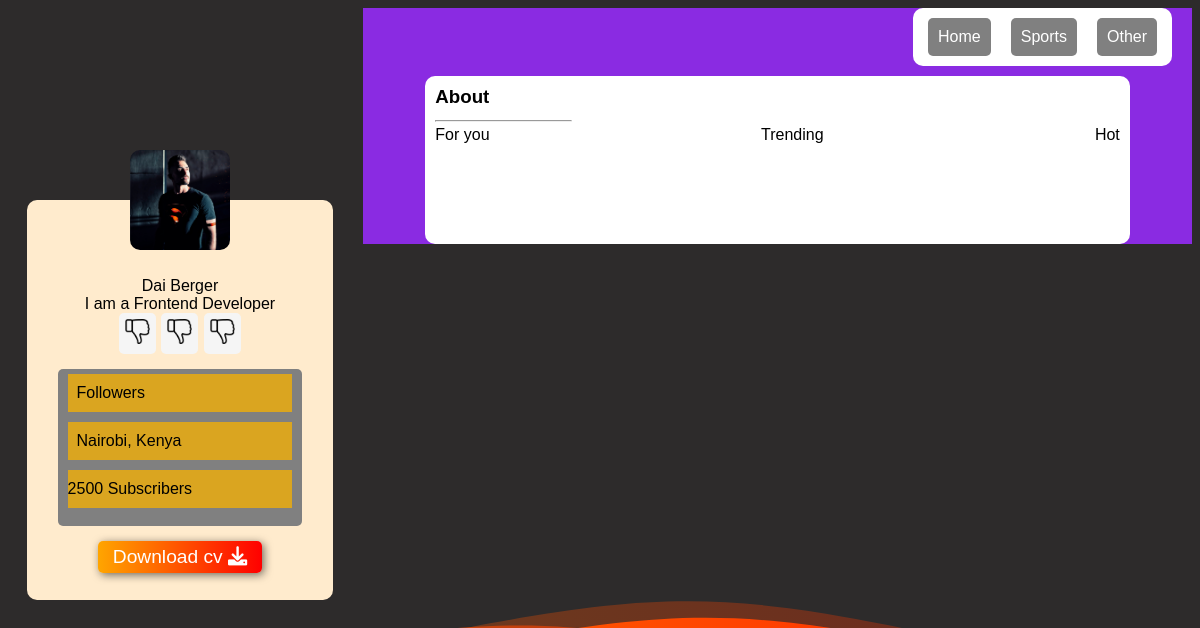
Screenshot of /home/account/details/1/ with the database file from the repository.
### main/models.py (models this page shows, shortened)
class Users(AbstractUser):
    full_name = models.CharField(max_length=50, null=False)
    profile = models.FileField(upload_to='profiles/', null=True)
    groups = models.ManyToManyField(Group, related_name='customuser_set', blank=True)
    user_permissions = models.ManyToManyField(Permission, related_name='customuser_set', blank=True)

### main/views.py (the view)
# urls.py: path('account/details/<int:user_id>/', views.single_user, name='user_account'),
def single_user(request, user_id):
    user = get_object_or_404(Users, id=user_id)
    context = {
        'data': user,
        'MEDIA_URL': settings.MEDIA_URL,
    }
    return render(request, 'account.html', context)

### main/templates/account.html (shortened to what this page needs)
<!DOCTYPE html>
<html lang="en">
<head>
    {% load static %}
     <link rel="stylesheet" href="{% static 'css/fontawesome.css' %}">
</head>
<body>
    <section class="profile-info">
        <div class="content">
            <img src="{{ MEDIA_URL }}{{ data.profile }}" alt="Profile pic" class="profile-pic">
            <p>{{ data.full_name }}</p>
            <p>I am a <span>Frontend Developer</span></p>
            <div class="top">
                <ul>
                    <li><img class="top-icons" src="/dislike.png" alt="edit details" title="edit"></li>
                    <li><img class="top-icons" src="/dislike.png" alt="follow" title="follow"></li>
                    <li><img class="top-icons" src="/dislike.png" alt="message" title="message"></li>
                </ul>
            </div>
            <div class="middle">
                <ul>
                    <li> &nbsp; Followers</li>
                    <li> &nbsp; Nairobi, Kenya</li>
                    <li><span>2500</span> &nbsp;Subscribers</li>
                </ul>
            </div>
            <div class="bottom">
                <button class="btn">Download cv <i class="fas fa-download"></i></button>
            </div>
        </div>
    </section>
    <section class="others">
        <div class="navbar">
            <nav>
                <ul>
                    <li>Home</li>
                    <li>Sports</li>
                    <li>Other</li>
                </ul>
            </nav>
        </div>
        <div class="display">
            <div class="navlinks">
                <h3>About</h3><hr>
                <ul>
                    <li>For you</li>
                    <li>Trending</li>
                    <li>Hot</li>
                </ul>
            </div>
        </div>
    </section>
</body>
</html>

### main/templates/account.html (style rules this page uses)
* { box-sizing: border-box; transition: all .35s ease; }
body { font-family: Arial, Helvetica, sans-serif; background-color: rgb(45, 43, 43); background-image: url(/media/wave.svg); background-size: 100vw 100vh; }
p { margin: 0; }
ul { padding: 0; margin: 0; }
hr { display: inline-block; width: 20%; margin: 0; }
h3 { margin: 0; }
.profile-info { position: fixed; width: 30%; top: 0; bottom: 0; left: 0; display: flex; justify-content: center; align-items: center; }
.profile-info .content { display: flex; flex-direction: column; justify-content: center; align-items: center; margin: 0; padding-top: 50px; height: 50vh; width: 85%; border-radius: 10px; position: relative; background-color: blanchedalmond; }
.profile-pic { width: 100px; height: 100px; object-fit: cover; border-radius: 10px; position: absolute; top: -50px; }
.content .top { width: 40%; }
.top ul { display: flex; justify-content: space-between; }
.content .top ul { display: flex; justify-content: space-between; list-style: none; }
.top ul li { padding: 6px; background-color: whitesmoke; border-radius: 5px; }
.top-icons { height: 25px; width: 25px; }
.middle { background-color: gray; border-radius: 5px; width: 80%; height: 45%; margin-block: 15px; }
.middle ul { list-style: none; display: flex; flex-direction: column; margin-inline: 10px; }
.middle ul li { background-color: goldenrod; margin-block: 5px; padding-block: 10px; display: flex; align-items: start; }
.others { margin-left: 30%; background-color: blueviolet; }
.navbar { display: flex; align-items: center; justify-content: end; }
nav ul { list-style: none; display: flex; justify-content: center; background-color: white; border-radius: 10px; padding: 10px 5px; margin-inline-end: 20px; }
nav ul li { background-color: grey; color: white; padding: 10px 10px; margin-inline: 10px; border-radius: 5px; cursor: pointer; transition: background-color .5s; }
.display { display: flex; justify-content: center; align-items: center; margin-block: 10px; }
.display .navlinks { width: 85%; padding: 10px 10px 100px; background-color: white; border-radius: 10px; }
.display .navlinks ul { list-style: none; display: flex; justify-content: space-between; }
.btn { padding-block: 5px; padding-inline: 15px; border-radius: 5px; background: linear-gradient(90deg, orange, red); color: rgb(255, 255, 255); font-size: 1.2rem; border: none; box-shadow: 2px 2px 8px rgba(16, 16, 16, 0.59); transition: all 0.35s; cursor: pointer; }

### rows the page displays
Users: profile (picture), full_name "Dai Berger"
